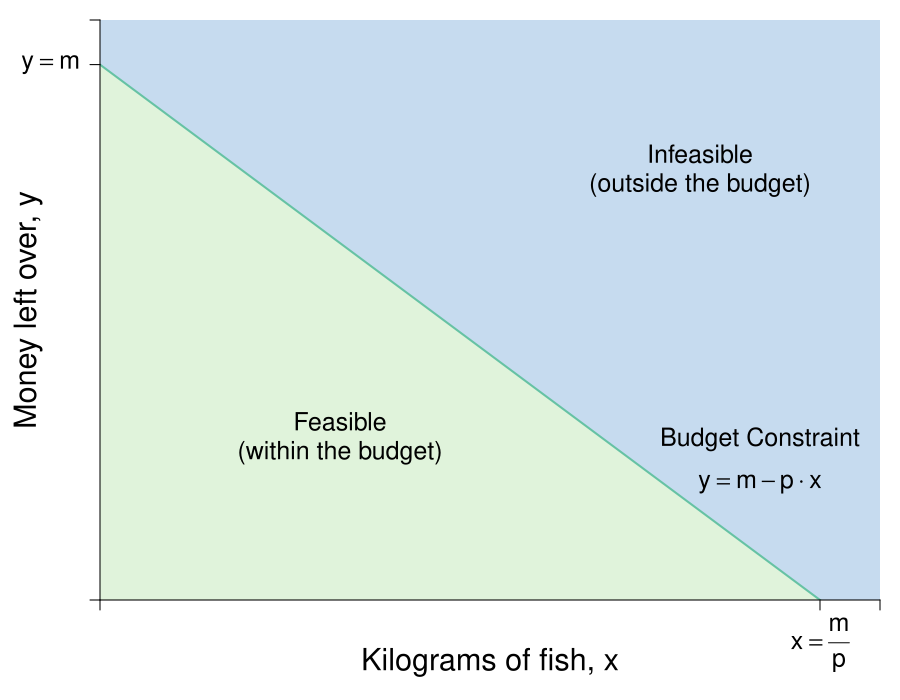

Write R code to recreate this figure.
require(shape)
pdf(file = "constrained_optimization/budget_basic_init.pdf", width = 9, height = 7)

#Set parameters for graphics
pointsize <- 1.8
axislabelsize <- 1.8
labelsize <- 1.5
namesize <- 1.8
annotatesize <- 1.5
graphlinewidth <- 2
segmentlinewidth <- 1.5


COL <- c("#7fc97f", "#beaed4", "#fdc086", "#ffff99", "#386cb0", "#f0027f", "#bf5b17", "#666666")
COLA <- c("#e0f3db", "#99d8c9","#66c2a4","#41ae76", "#238b45", "#005824")
COLB <- c("#c6dbef", "#4eb3d3", "#2b8cbe", "#0868ac","#084081")

#Edited the margins to cater for the larger LHS labels
par(mar =  c(5, 5, 1, 1))

mrsA <- function(x, rmax = 10, xmax = 20) {
  rmax - (rmax/xmax)*x
}


uA <- function(x, y, rmax = 2, xmax = 12) {
  y + rmax*x - (1/2)*(rmax/xmax)*x^2
}

indiffA1 <- function(x, uA = 10, rmax = 2.5, xmax = 10) {
  uA - rmax*x + (1/2)*(rmax/xmax)*(x^2)
}


bcA <- function(x, w = 20, p = 2) {
  w - p*x
}


xlims <- c(0, 13)
ylims <- c(0, 13)

npts <- 501 
x <- seq(xlims[1], xlims[2], length.out = npts)
y <- seq(ylims[1], ylims[2], length.out = npts) 
a <- c(13, 15, 17)

plot(0, 0, xlim = xlims, ylim = ylims, type = "n",
     xlab = expression(paste("")),
     ylab = expression(paste("")), 
     xaxt = "n", 
     yaxt = "n", 
     cex.lab = axislabelsize, 
     bty = "n",
     xaxs = "i", 
     yaxs = "i")

# ticksy <- seq(from = 0, to = ylims[2], by = 2)
# ylabels <- seq(from = 0, to = ylims[2], by = 2)
# ticksx <- seq(from = 0, to = xlims[2], by = 2)
# xlabels <- seq(from = 0, to = xlims[2], by = 2)
ticksy <- c(0, 12, ylims[2])
ylabels <- c(NA, expression(paste(y == m )), NA)
ticksx <- c(0, 12, xlims[2])
xlabels <- c(NA, NA, NA)


npts <- 500 
xx1 <- seq(xlims[1], xlims[2], length.out = npts)

xpoly1 <- c(0, 0, 12, 0)
ypoly1 <- c(0, 12, 0, 0)
polygon(x = xpoly1, y = ypoly1, col = COLA[1], density=NULL, border = NA)
xpoly2 <- c(0, 0, 13, 13, 12, 0)
ypoly2 <- c(12, 13, 13, 0, 0, 12)
polygon(x = xpoly2, y = ypoly2, col = COLB[1], density=NULL, border = NA)

lines(xx1, bcA(xx1, w = 12, p = 1), col = COLA[3], lwd = graphlinewidth)

text(0.5*xlims[2], -1.4,  expression(paste("Kilograms of fish, ", x)), xpd = TRUE, cex = axislabelsize) 
text(-1.2, 0.5*ylims[2], expression(paste("Money left over, ", y)), xpd = TRUE, cex = axislabelsize, srt = 90) 

text(4, 4, expression("Feasible"), cex = annotatesize)
text(4, 3.3, expression("(within the budget)"), cex = annotatesize)
text(10, 10, expression("Infeasible"), cex = annotatesize)
text(10, 9.3, expression("(outside the budget)"), cex = annotatesize)
#text(7.3, 2.5, expression("Curve"))
#Arrows(7.3, 3.5, 7.3, 6.1, col = "black", lty = 1, lwd = 2, arr.type = "triangle", arr.lwd = 0.5)

#Label the iso-welfare functions for the HG, Aisha
#text(4, 1.5, expression(bc[px]))
#text(7.5, 1.5, expression(bc[px]))
text(11, 3.6, expression("Budget Constraint"), cex = annotatesize)
text(11, 2.6, expression(paste(y == m - p%.%x)), cex = annotatesize)


axis(1, at = ticksx, pos = 0, labels = xlabels, cex.axis = labelsize)
axis(2, at = ticksy, pos = 0, labels = ylabels, las = 1, cex.axis = labelsize)

text(12, -1, expression(paste(x == frac(m, p) )), cex = labelsize, xpd = TRUE)


dev.off()
